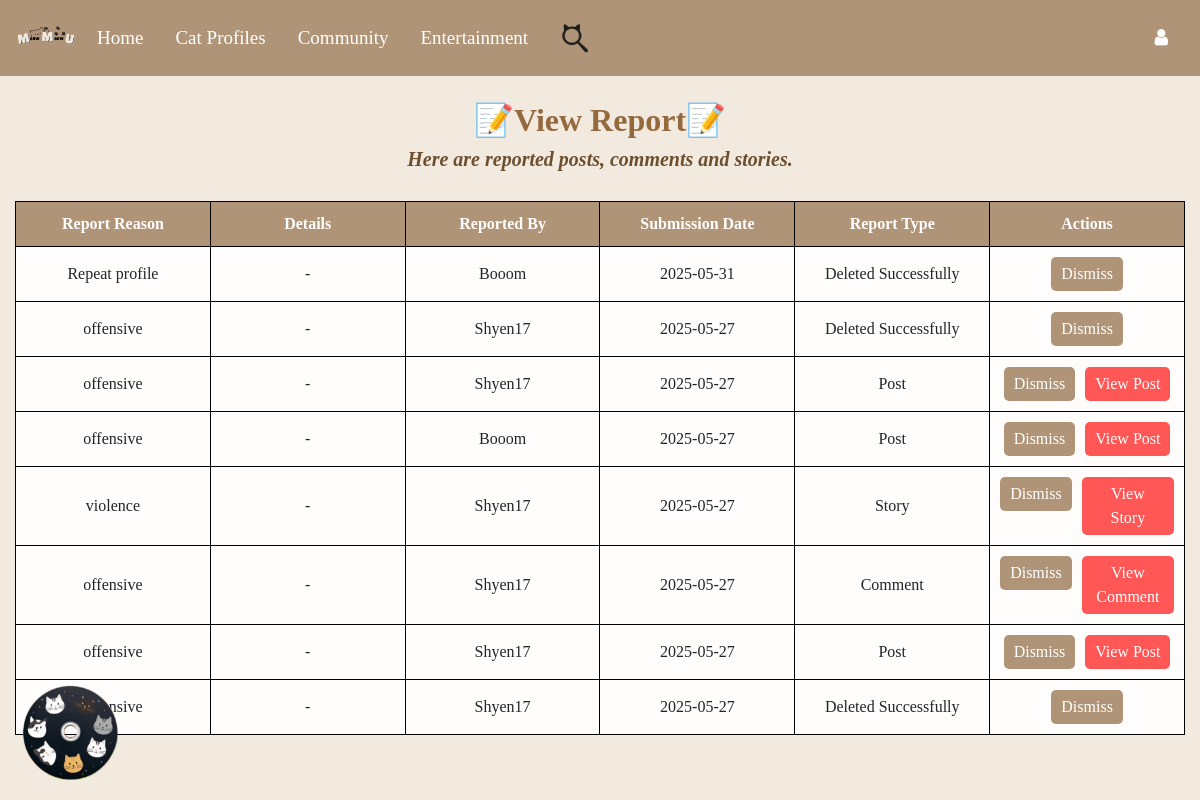
Before: /admin/view_report with the older database file.
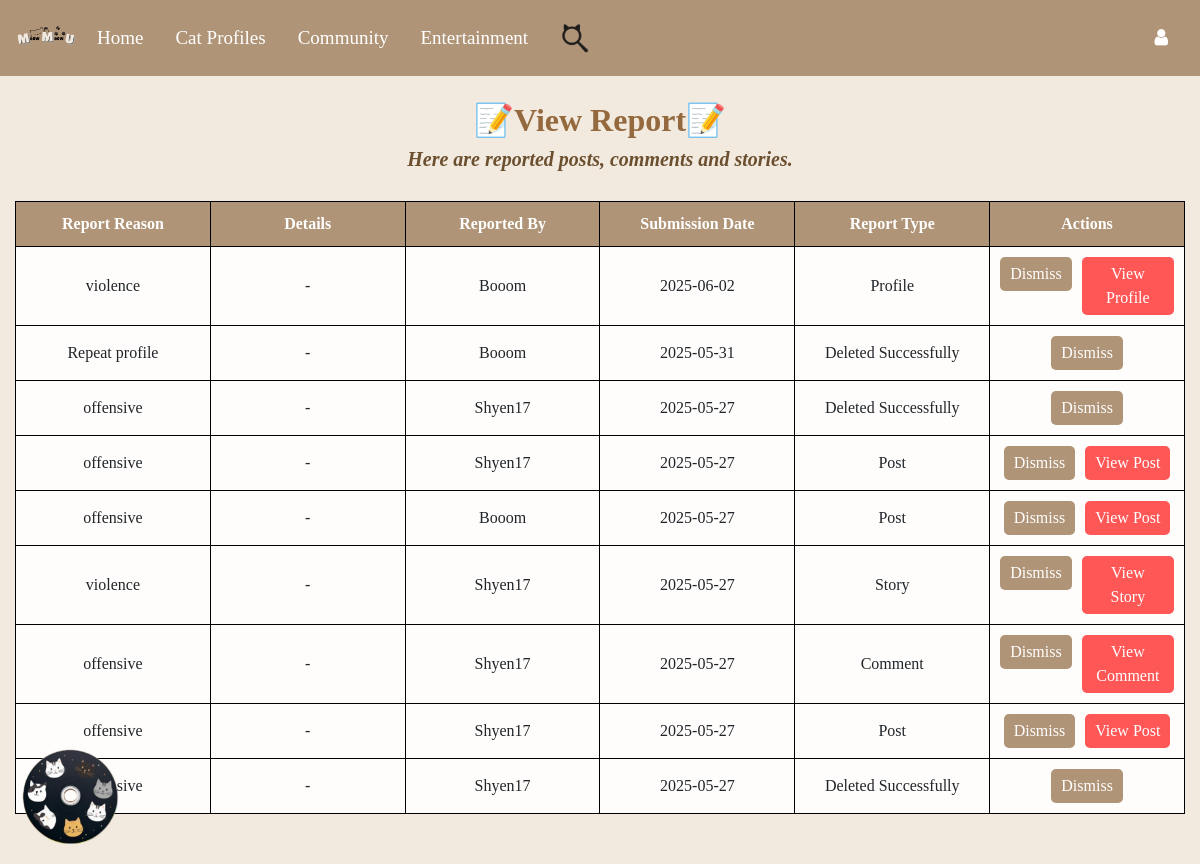
After: the same page with the newer database file.
### Website/models.py (models this page shows)
class Report(db.Model):
    id = db.Column(db.Integer, primary_key=True)
    user_id = db.Column(db.Integer, db.ForeignKey("user.id"), nullable=False)
    story_id = db.Column(db.Integer, db.ForeignKey("story.id"), nullable=True)
    post_id = db.Column(db.Integer, nullable=True)
    comment_id = db.Column(db.Integer, nullable=True)
    profile_id = db.Column(db.Integer, nullable=True)
    reason = db.Column(db.String(255), nullable=False)
    details = db.Column(db.Text, nullable=True)
    created_at = db.Column(db.DateTime, default=datetime.utcnow)
    user = db.relationship("User", backref=db.backref("user_reports", lazy=True, cascade="all, delete-orphan"))
    story = db.relationship("Story", backref="reports", lazy=True)
    @property
    def report_type(self):
        if self.story_id and not db.session.execute(text("SELECT id FROM story WHERE id = :story_id"), {"story_id": self.story_id}).fetchone():
            return "Deleted Successfully"
        elif self.post_id and not db.session.execute(text("SELECT post_id FROM post WHERE post_id = :post_id"), {"post_id": self.post_id}).fetchone():
            return "Deleted Successfully"
        elif self.comment_id and not db.session.execute(text("SELECT id FROM comment WHERE id = :comment_id"), {"comment_id": self.comment_id}).fetchone():
            return "Deleted Successfully"
        elif self.profile_id and not db.session.execute(text("SELECT id FROM profiles WHERE id = :profile_id"), {"profile_id": self.profile_id}).fetchone():
            return "Deleted Successfully"
        elif self.story_id:
            return "Story"
        elif self.comment_id and self.post_id:
            return "Comment"
        elif self.post_id:
            return "Post"
        elif self.profile_id:
            return "Profile"
        return "Deleted Successfully"
    @property
    def view_action(self):
        if self.comment_id and self.post_id:
            return ("auth.view_post", {"post_id": self.post_id}, "View Comment") if db.session.execute(text("SELECT id FROM comment WHERE id = :comment_id"), {"comment_id": self.comment_id}).fetchone() else (None, {}, "Deleted Successfully")
        elif self.post_id and not self.comment_id:
            return ("auth.view_post", {"post_id": self.post_id}, "View Post") if db.session.execute(text("SELECT post_id FROM post WHERE post_id = :post_id"), {"post_id": self.post_id}).fetchone() else (None, {}, "Deleted Successfully")
        elif self.story_id:
            return ("auth.view_story", {"story_id": self.story_id}, "View Story") if db.session.execute(text("SELECT id FROM story WHERE id = :story_id"), {"story_id": self.story_id}).fetchone() else (None, {}, "Deleted Successfully")
        elif self.profile_id:
            return ("auth.view_profile", {"profile_id": self.profile_id}, "View Profile") if db.session.execute(text("SELECT id FROM profiles WHERE id = :profile_id"), {"profile_id": self.profile_id}).fetchone() else (None, {}, "Deleted Successfully")
        return (None, {}, "")

class User(db.Model, UserMixin):
    id = db.Column(db.Integer, primary_key=True)
    email = db.Column(db.String(150), unique=True, nullable=False)
    ps = db.Column(db.String(150), nullable=False)
    Name = db.Column(db.String(150), nullable=False)
    secret_answer = db.Column(db.String(150), nullable=False)
    notes = db.relationship("Note", backref="user", lazy=True, cascade="all, delete-orphan")
    stories = db.relationship("Story", backref="owner", lazy=True, cascade="all, delete-orphan")
    reports = db.relationship("Report", backref="owner", lazy=True, cascade="all, delete-orphan")
    status = db.Column(db.String(100)) #user profile part
    birthday = db.Column(db.Date)
    mbti = db.Column(db.String(50))
    hobby = db.Column(db.String(100))
    bio = db.Column(db.Text)
    profile_picture = db.Column(db.String(255), default="default_profilepic.png")
    cover_photo = db.Column(db.String(255), default="default_cover.png")
    role = db.Column(db.String(50), default='user', nullable=False)
    level1_completed = db.Column(db.Boolean, default=False)

### Website/auth.py (the view)
@auth.route('/admin/view_report')
def view_report():
    reports = Report.query.order_by(Report.created_at.desc()).all()
    return render_template("view_report.html", reports=reports, user=current_user)

### Website/templates/view_report.html (shortened to what this page needs)
{% extends "base.html" %}
{% block content %}
<h2><b>📝View Report📝</b></h2>
<h5>Here are reported posts, comments and stories.</h5>
<table>
    <thead>
        <tr>
            <th>Report Reason</th>
            <th>Details</th>
            <th>Reported By</th>
            <th>Submission Date</th>
            <th>Report Type</th>
            <th>Actions</th>
        </tr>
    </thead>
    <tbody>
        {% for report in reports %}
        <tr>
            <td>{{ report.reason }}</td>
            <td>{{ report.details if report.details else '-' }}</td>
            <td>{{ report.user.Name }}</td>
            <td>{{ report.created_at.strftime('%Y-%m-%d') }}</td>
            <td>{{ report.report_type }}</td>
            <td>
                <div class="action-buttons">
                    <form action="{{ url_for('auth.dismiss_report', id=report.id) }}" method="POST">
                        <button type="submit">Dismiss</button>
                    </form>
                    {% set view_route, view_params, view_label = report.view_action %}
                    {% if view_route %}
                    <a href="{{ url_for(view_route, **view_params) }}">
                        <button type="button" style="background-color: rgb(255, 86, 86);">{{ view_label }}</button>
                    </a>
                    {% endif %}
                </div>
            </td>
        </tr>
        {% endfor %}
    </tbody>
</table>
{% endblock %}

### Website/templates/base.html (shortened to what this page needs)
<!DOCTYPE html>
<html>
<head>
    <link rel="stylesheet" href="https://stackpath.bootstrapcdn.com/bootstrap/4.4.1/css/bootstrap.min.css"
 />
    <link rel="stylesheet" href="https://stackpath.bootstrapcdn.com/font-awesome/4.7.0/css/font-awesome.min.css"
 />
</head>
<body>
    <nav class="navbar navbar-expand-lg navbar-dark" style="background-color: rgb(176, 148, 119);">
        <div style="height: 60px; width: 60px; border-radius: 50%; background-color: rgb(176, 148, 119);;
            padding: 5px; margin-right: 5px; display: flex; overflow: hidden; align-items: center; justify-content: center;">
            <img src="{{ url_for('static', filename='Images/Logo.png') }}" alt="Logo" style="width: auto; height: 130%; object-fit: contain;">
        </div>
        <a class="nav-item nav-link" style="font-family: 'Times New Roman'; color: white; font-size: 19px;"
            href="/">Home</a>
        <div class="dropdown nav-item">
            <a class="nav-link" href="#" id="dropdownMenuLink" aria-haspopup="true" aria-expanded="false"
                style="font-family: 'Times New Roman'; color: white; font-size: 19px;">
                Cat Profiles
            </a>
        </div>
        <a class="nav-item nav-link" style="font-family: 'Times New Roman'; color: white; font-size: 19px;"
            href="{{ url_for('community.community_feature') }}">
            Community
        </a>
        <div class="dropdown nav-item">
            <a class="nav-link" href="#" id="dropdownMenuLink" aria-haspopup="true" aria-expanded="false"
                style="font-family: 'Times New Roman'; color: white; font-size: 19px;">
                Entertainment
            </a>
        </div>
        <a class="nav-item nav-link" href="{{ url_for('search.search_feature') }}"
            style="color: white; font-size: 19px;">
            <img src="{{ url_for('static', filename='Images/option2.png') }}" alt="Search"
                style="width: 30px; height: 30px;">
        </a>
        <div class="ml-auto d-flex align-items-center">
            <div class="dropdown">
                <a class="nav-link" href="#" aria-haspopup="true" aria-expanded="false"
                    style="color: white; font-size: 19px;">
                    <i class="fa fa-user" aria-hidden="true"></i>
                </a>
            </div>
        </div>
    </nav>
    <div id="cd-container">
        <img id="cd" src="{{ url_for('static', filename='cd_designs/CD_2.png') }}" alt="CD">
    </div>
    <div class="container-fluid">{% block content %}{% endblock %}</div>
</body>
</html>

### Website/templates/base.html (style rules this page uses)
.dropdown { position: relative; display: inline-block; }
.navbar { display: flex; justify-content: space-between; align-items: center; position: sticky !important; position: -webkit-sticky !important; z-index: 1000; top: 0%; }
.ml-auto { margin-left: auto !important; }
body { background-color: #f9f4ef; }
#cd-container { position: fixed; bottom: 20px; left: 20px; width: 100px; cursor: pointer; z-index: 9999; }
#cd { width: 100%; animation: spin 4s linear infinite; }

### Website/templates/view_report.html (style rules this page uses)
body { background-color: #f2eadf; }
h2 { font-weight: bold; text-align: center; padding-top: 25px; color: #94693e; font-family: "Times New Roman"; }
h5 { font-weight: bold; font-size: 20px; color: #6b4f2f; text-align: center; font-style: italic; margin-bottom: 20px; font-family: "Times New Roman"; }
table { width: 100%; table-layout: fixed; border-collapse: collapse; margin-top: 30px; margin-bottom: 50px; background-color: rgba(255, 255, 255, 0.9); }
th, td { padding: 10px; border: 1px solid black; text-align: center; font-family: 'Times New Roman'; }
th { background-color: rgb(176, 148, 119); color: white; }
.action-buttons { justify-content: center; display: flex; gap: 10px; }
button { font-family: 'Times New Roman'; background-color: rgb(176, 148, 119); color: white; border: none; padding: 5px 10px; border-radius: 5px; cursor: pointer; }

Changed rows visible on the page:
added Report: reason "violence", details "-", user.Name "Booom", created_at "2025-06-02", report_type "Profile", view_label "View Profile"
